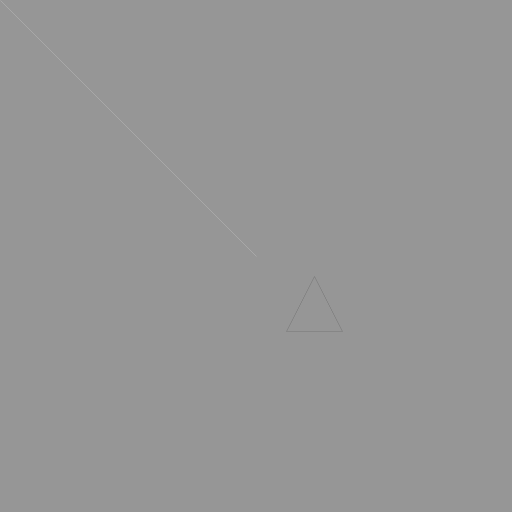
Frame 1 (no input)
Frame 60 (the mouse pressed at the canvas centre just before this capture): identical to frame 1, image omitted
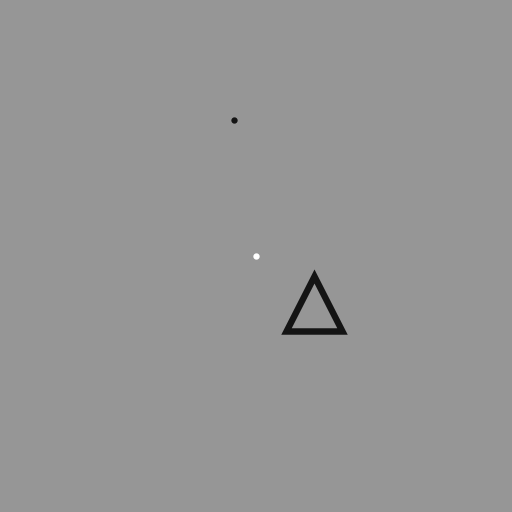
Frame 120 (the mouse held since frame 60 and released just before this capture)

The Processing sketch that drew these frames (run headless with seeded random() and noise(); from frame 60 on, the mouse is pressed at the canvas centre):

// Processing sketch: sketch_01_intro
// ── sketch_01_intro.pde
void setup() {
  size(512, 512);
  frameRate( 60 );
}
 
void draw() {
  background( 150 );  
  strokeWeight( mouseX * 0.025 );
    
  stroke(255);
  line( width / 2, height / 2, mouseX, mouseY );
   
  stroke(20);
  point( 234, 120 );
  
  translate(width / 2, height / 2);
  //triangle(30, 75, 58, 20, 86, 75);  
  
  noFill();
  beginShape();
  vertex(30, 75);
  vertex(58, 20);
  vertex(86, 75);
  endShape(CLOSE);
  
}


/*

//  stroke(100);
//  rect( 10, 20, mouseX, mouseY );




*/
 
